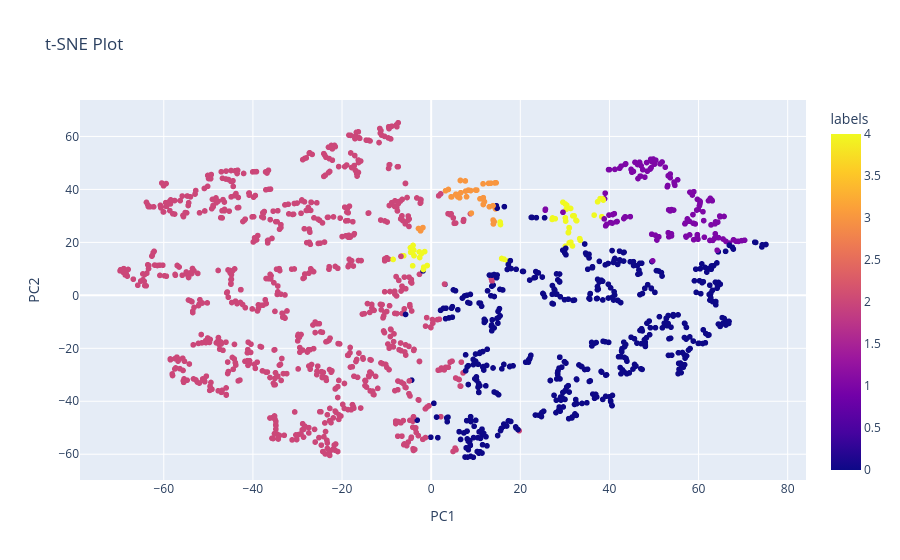

Notebook code cell kept with this figure:
### Code cell
# Compute t-SNE embeddings
tsne = TSNE(n_components=2, random_state=42, perplexity=10)
X_tsne = tsne.fit_transform(data.drop(["user_id", "labels"], axis = 1))

pca_df = pd.DataFrame(data=X_tsne, 
                      columns=['PC1', 'PC2'], 
                      index = data.index)

concat_df = pd.concat([pca_df, 
                       data], 
                      ignore_index= False, 
                      axis=1)

concat_df = concat_df.rename(columns={0: 'Cluster'})
concat_df.index = concat_df.index.astype("category")
print(concat_df.index.dtype)

fig = px.scatter(concat_df, x='PC1', y='PC2', color='labels', title='t-SNE Plot')
fig

### Figure 1 — Plotly figure (JSON) as saved in the notebook; plotly's stock layout.template omitted (floating-point values rounded to 4 significant figures; data arrays with more than 128 entries replaced by an {"elided": "..."} marker saying what was removed)
{"data": [{"hovertemplate": "PC1=%{x}<br>PC2=%{y}<br>labels=%{marker.color}<extra></extra>", "legendgroup": "", "marker": {"color": {"elided": "1489 int values"}, "coloraxis": "coloraxis", "symbol": "circle"}, "mode": "markers", "name": "", "showlegend": false, "type": "scattergl", "x": {"elided": "1489 float values"}, "xaxis": "x", "y": {"elided": "1489 float values"}, "yaxis": "y"}], "layout": {"coloraxis": {"colorbar": {"title": {"text": "labels"}}, "colorscale": [[0.0, "#0d0887"], [0.1111, "#46039f"], [0.2222, "#7201a8"], [0.3333, "#9c179e"], [0.4444, "#bd3786"], [0.5556, "#d8576b"], [0.6667, "#ed7953"], [0.7778, "#fb9f3a"], [0.8889, "#fdca26"], [1.0, "#f0f921"]]}, "legend": {"tracegroupgap": 0}, "title": {"text": "t-SNE Plot"}, "xaxis": {"anchor": "y", "domain": [0.0, 1.0], "title": {"text": "PC1"}}, "yaxis": {"anchor": "x", "domain": [0.0, 1.0], "title": {"text": "PC2"}}}}
